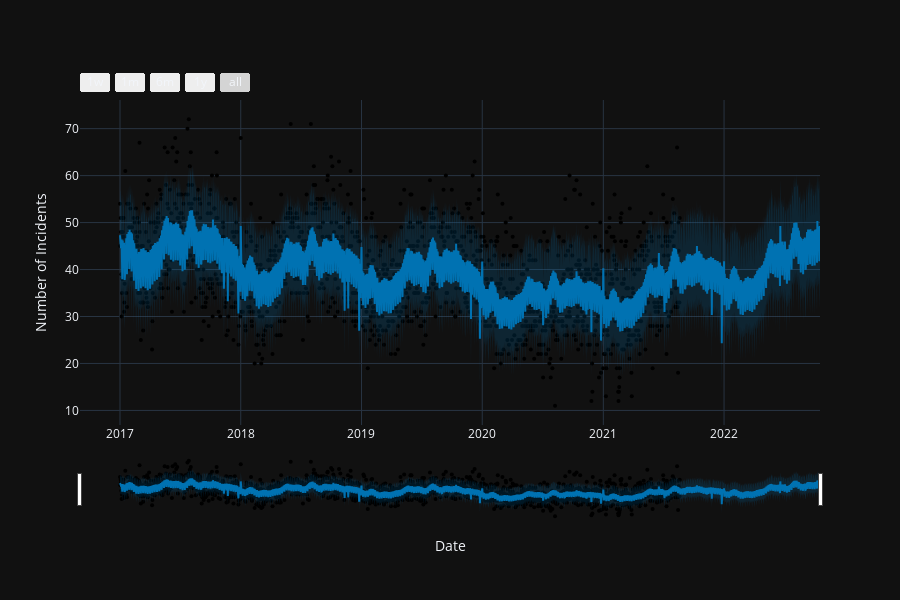

Write notebook code for a chart like this one.
### Code cell
plot_plotly(m, forecast, xlabel='Date', ylabel='Number of Incidents')

### Figure 1 — Plotly figure (JSON) as saved in the notebook; plotly's stock layout.template omitted (floating-point values rounded to 4 significant figures; data arrays with more than 128 entries replaced by an {"elided": "..."} marker saying what was removed)
{"data": [{"marker": {"color": "black", "size": 4}, "mode": "markers", "name": "Actual", "x": {"elided": "1693 str values"}, "y": {"elided": "1693 int values"}, "type": "scatter"}, {"hoverinfo": "skip", "line": {"width": 0}, "mode": "lines", "x": {"elided": "2117 str values"}, "y": {"elided": "2117 float values"}, "type": "scatter"}, {"fill": "tonexty", "fillcolor": "rgba(0, 114, 178, 0.2)", "line": {"color": "#0072B2", "width": 2}, "mode": "lines", "name": "Predicted", "x": {"elided": "2117 str values"}, "y": {"elided": "2117 float values"}, "type": "scatter"}, {"fill": "tonexty", "fillcolor": "rgba(0, 114, 178, 0.2)", "hoverinfo": "skip", "line": {"width": 0}, "mode": "lines", "x": {"elided": "2117 str values"}, "y": {"elided": "2117 float values"}, "type": "scatter"}], "layout": {"height": 600, "showlegend": false, "width": 900, "xaxis": {"rangeselector": {"buttons": [{"count": 7, "label": "1w", "step": "day", "stepmode": "backward"}, {"count": 1, "label": "1m", "step": "month", "stepmode": "backward"}, {"count": 6, "label": "6m", "step": "month", "stepmode": "backward"}, {"count": 1, "label": "1y", "step": "year", "stepmode": "backward"}, {"step": "all"}]}, "rangeslider": {"visible": true}, "title": {"text": "Date"}, "type": "date"}, "yaxis": {"title": {"text": "Number of Incidents"}}}}
